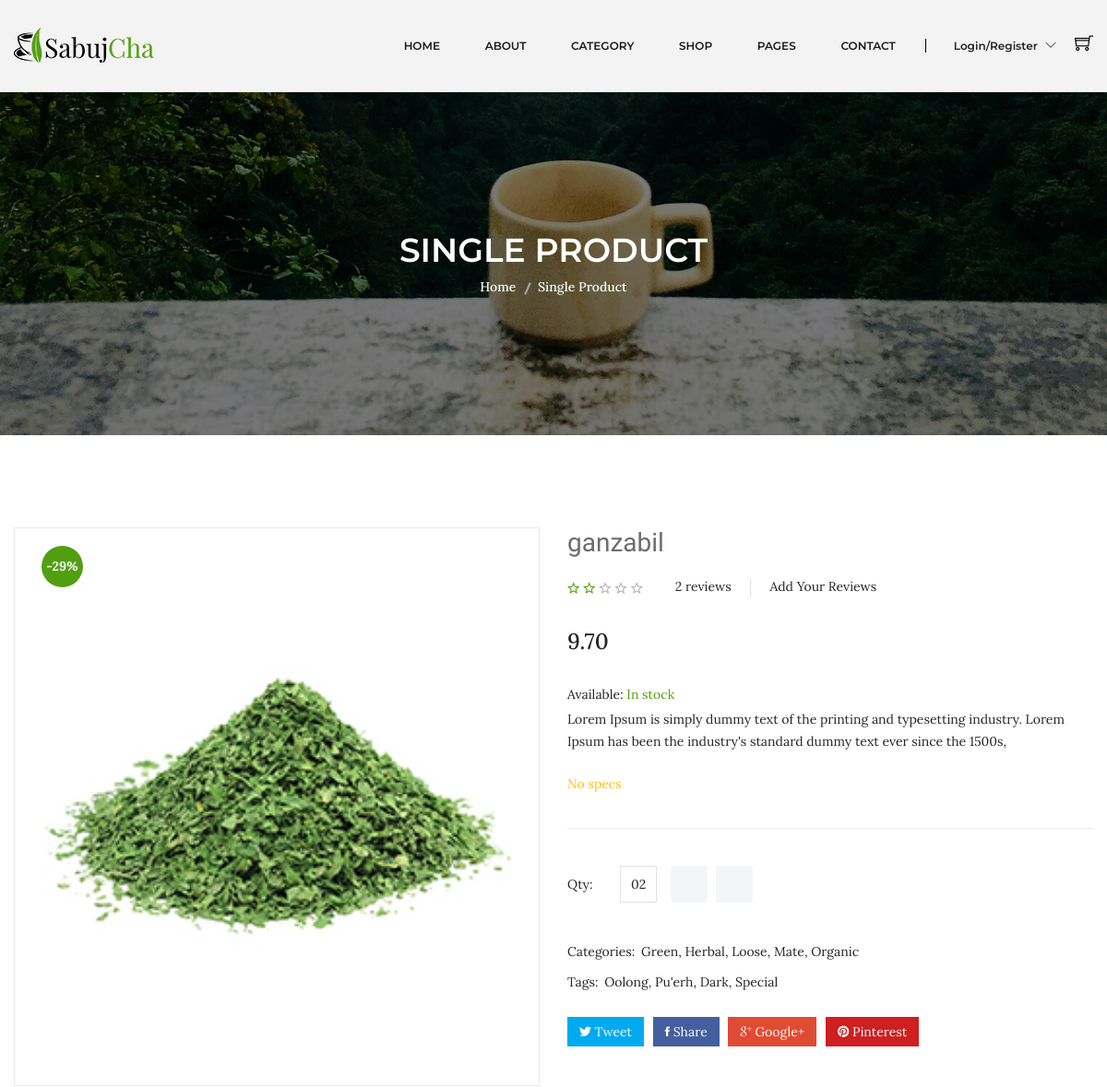
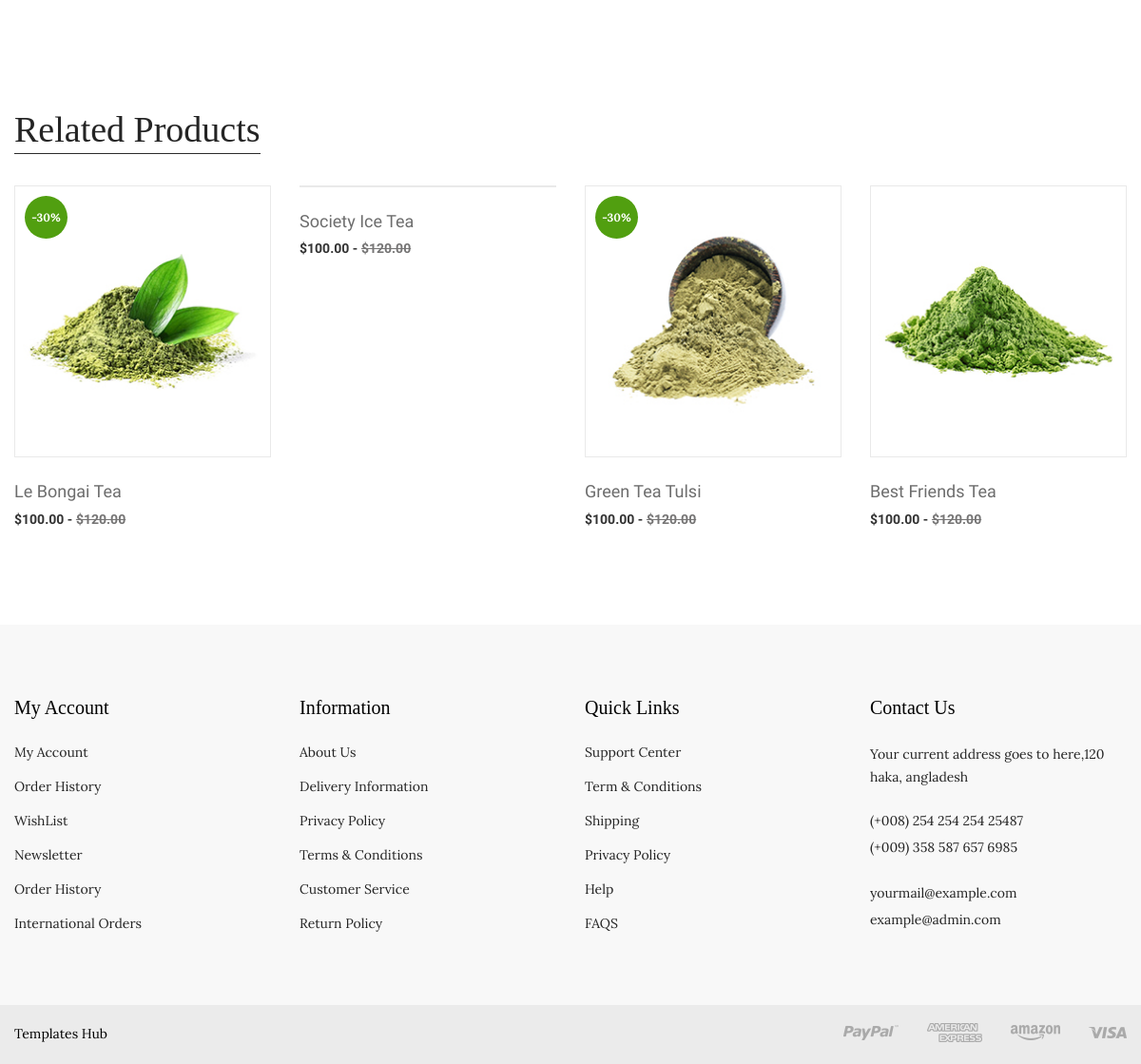
The page /ecommerce/php-final-p4-master/product-details.php?pro=3 on the database its author committed (2 pictures, top to bottom).
### tables this page shows
CREATE TABLE `products` (
  `id` int(10) NOT NULL,
  `name` varchar(255) DEFAULT NULL,
  `details` longtext DEFAULT NULL,
  `photo` varchar(255) DEFAULT 'default.png',
  `stock` int(10) DEFAULT NULL,
  `code` int(5) DEFAULT NULL,
  `status` tinyint(1) NOT NULL DEFAULT 1,
  `subcaterory_id` int(10) NOT NULL,
  `created_at` timestamp NOT NULL DEFAULT current_timestamp(),
  `updated_at` timestamp NOT NULL DEFAULT current_timestamp(),
  `price` decimal(8,2) DEFAULT NULL
);

### ecommerce/php-final-p4-master/php/database.php (called while the page is built, shortened)
<?php
class database {
    public $DBserverName = 'localhost';
    public $DBuserName = 'root';
    public $DBpassword = '';
    public $DBName = 'nti_ecommercw';
    public $con;
    function __construct() {
        $this->con = new mysqli($this->DBserverName,$this->DBuserName,$this->DBpassword,$this->DBName);
    }
    public function runDQL($query)
    {
       $result = $this->con->query($query);
       $count=$result->num_rows;
       if($count > 0){
            return $result;
       }else{
           return [];
       }
    }
}

### ecommerce/php-final-p4-master/php/product.php (called while the page is built, shortened)
<?php
include_once "database.php";
class product extends database implements operation {
    private $id;
    public function setId($id)
    {
        $this->id = $id;
    }
    public function productDetails(){
        $query= "SELECT `producr_review`.* from`producr_review` where `producr_review`.`id`=$this->id ";
        return $this->runDQL($query);
    }
    public function getProductSpecs(){
        $query= "SELECT
        `products_specs`.*,
        `specs`.`keyEle`
    FROM
        `products_specs`
    JOIN `specs`
    ON  `specs`.`id`=`products_specs`.`spec_id`
    WHERE
        `products_specs`.`product_id` = $this->id
        ";
        return $this->runDQL($query);
    }
}

### ecommerce/php-final-p4-master/product-details.php (the view, shortened to what this page needs)
<?php include_once "header.php";
include_once "php/product.php";
if (($_GET)) {
    if (isset($_GET['pro']) &&  is_numeric($_GET['pro'])) {
        $productObj = new product;
        $productObj->setId($_GET['pro']);
        $product_res = $productObj->productDetails();
        if ($product_res) {
            $product = $product_res->fetch_object();
        } else {
            header('location:404.php');
        }
    } else {
        header('location:404.php');
    }
} else {
    header('location:404.php');
}
?>
<div class="breadcrumb-area bg-image-3 ptb-150">
    <div class="container">
        <div class="breadcrumb-content text-center">
            <h3>SINGLE PRODUCT</h3>
            <ul>
                <li><a href="index.html">Home</a></li>
                <li class="active">Single Product</li>
            </ul>
        </div>
    </div>
</div>
<div class="product-details pt-100 pb-95">
    <div class="container">
        <div class="row">
            <div class="col-lg-6 col-md-12">
                <div class="product-details-img">
                    <img class="zoompro" src="assets/img/product/<?php echo $product->photo ?>" data-zoom-image="assets/img/product/<?php echo $product->photo ?>" alt="zoom" />
                    <span>-29%</span>
                </div>
            </div>
            <div class="col-lg-6 col-md-12">
                <div class="product-details-content">
                    <h4><?php echo $product->name ?></h4>
                    <div class="rating-review">
                        <div class="pro-dec-rating">
                            <?php for ($i = 0; $i < $product->product_avg_rate; $i++) { ?>
                                <i class="ion-android-star-outline theme-star"></i>
                            <?php } ?>
                            <?php for ($i = 5; $i > $product->product_avg_rate; $i--) { ?>
                                <i class="ion-android-star-outline"></i>
                            <?php } ?>
                        </div>
                        <div class="pro-dec-review">
                            <ul>
                                <li><?php echo ($product->product_count_reviews) ?> reviews</li>
                                <li> Add Your Reviews</li>
                            </ul>
                        </div>
                    </div>
                    <span><?php echo $product->price ?></span>
                    <div class="in-stock">
                        <p>Available: <span> <?php echo (($product->stock && $product->stock > 0) ? 'In stock' : 'out of stock') ?></span></p>
                    </div>
                    <p><?php echo ($product->details) ?></p>
                    <div class="pro-dec-feature">
                        <ul>
                            <?php
                            $product_Specs_res = $productObj->getProductSpecs();
                            if ($product_Specs_res) {
                                $specs = $product_Specs_res->fetch_all(MYSQLI_ASSOC);
                                foreach ($specs as $key => $value) {
                                    ?>
                                <li><input type="checkbox"><?php echo $value['keyEle'] ?>: <span> <?php echo $value['value'] ?></span></li>
                                <?php
                                }
                            } else {
                            ?>
                                <li class='text-warning'>No specs</li>
                            <?php
                            }
                            ?>
                        </ul>
                    </div>
                    <div class="quality-add-to-cart">
                        <div class="quality">
                            <label>Qty:</label>
                            <input class="cart-plus-minus-box" type="text" name="qtybutton" value="02">
                        </div>
                        <div class="shop-list-cart-wishlist">
                            <a title="Add To Cart" href="#">
                            </a>
                            <a title="Wishlist" href="#">
                            </a>
                        </div>
                    </div>
                    <div class="pro-dec-categories">
                        <ul>
                            <li class="categories-title">Categories:</li>
                            <li><a href="#">Green,</a></li>
                            <li><a href="#">Herbal, </a></li>
                            <li><a href="#">Loose,</a></li>
                            <li><a href="#">Mate,</a></li>
                            <li><a href="#">Organic </a></li>
                        </ul>
                    </div>
                    <div class="pro-dec-categories">
                        <ul>
                            <li class="categories-title">Tags: </li>
                            <li><a href="#"> Oolong, </a></li>
                            <li><a href="#"> Pu'erh,</a></li>
                            <li><a href="#"> Dark,</a></li>
                            <li><a href="#"> Special </a></li>
                        </ul>
                    </div>
                    <div class="pro-dec-social">
                        <ul>
                            <li><a class="tweet" href="#"><i class="ion-social-twitter"></i> Tweet</a></li>
                            <li><a class="share" href="#"><i class="ion-social-facebook"></i> Share</a></li>
                            <li><a class="google" href="#"><i class="ion-social-googleplus-outline"></i> Google+</a></li>
                            <li><a class="pinterest" href="#"><i class="ion-social-pinterest"></i> Pinterest</a></li>
                        </ul>
                    </div>
                </div>
            </div>
        </div>
    </div>
</div>
<div class="product-area pb-100">
    <div class="container">
        <div class="product-top-bar section-border mb-35">
            <div class="section-title-wrap">
                <h3 class="section-title section-bg-white">Related Products</h3>
            </div>
        </div>
        <div class="featured-product-active hot-flower owl-carousel product-nav">
            <div class="product-wrapper">
                <div class="product-img">
                    <a href="product-details.html">
                        <img alt="" src="assets/img/product/product-1.jpg">
                    </a>
                    <span>-30%</span>
                    <div class="product-action">
                    </div>
                </div>
                <div class="product-content text-left">
                    <div class="product-hover-style">
                        <div class="product-title">
                            <h4>
                                <a href="product-details.html">Le Bongai Tea</a>
                            </h4>
                        </div>
                    </div>
                    <div class="product-price-wrapper">
                        <span>$100.00 -</span>
                        <span class="product-price-old">$120.00 </span>
                    </div>
                </div>
            </div>
            <div class="product-wrapper">
                <div class="product-img">
                </div>
                <div class="product-content text-left">
                    <div class="product-hover-style">
                        <div class="product-title">
                            <h4>
                                <a href="product-details.html">Society Ice Tea</a>
                            </h4>
                        </div>
                    </div>
                    <div class="product-price-wrapper">
                        <span>$100.00 -</span>
                        <span class="product-price-old">$120.00 </span>
                    </div>
                </div>
            </div>
            <div class="product-wrapper">
                <div class="product-img">
                    <a href="product-details.html">
                        <img alt="" src="assets/img/product/product-3.jpg">
                    </a>
                    <span>-30%</span>
                    <div class="product-action">
                    </div>
                </div>
                <div class="product-content text-left">
                    <div class="product-hover-style">
                        <div class="product-title">
                            <h4>
                                <a href="product-details.html">Green Tea Tulsi</a>
                            </h4>
                        </div>
                    </div>
                    <div class="product-price-wrapper">
                        <span>$100.00 -</span>
                        <span class="product-price-old">$120.00 </span>
                    </div>
                </div>
            </div>
            <div class="product-wrapper">
                <div class="product-img">
                    <a href="product-details.html">
                        <img alt="" src="assets/img/product/product-4.jpg">
                    </a>
                    <div class="product-action">
                    </div>
                </div>
                <div class="product-content text-left">
                    <div class="product-hover-style">
                        <div class="product-title">
                            <h4>
                                <a href="product-details.html">Best Friends Tea</a>
                            </h4>
                        </div>
                    </div>
                    <div class="product-price-wrapper">
                        <span>$100.00 -</span>
                        <span class="product-price-old">$120.00 </span>
                    </div>
                </div>
            </div>
        </div>
    </div>
</div>
<?php include_once "footer.php" ?>

### rows shown on the page
products: photo (picture), name "ganzabil", price "9.70", details "Lorem Ipsum is simply dummy text of the printing and typesetting industry. Lorem Ipsum has been the industry's standard dummy text ever since the 1500s,"

### other values the page prints
$product->product_count_reviews "2"
